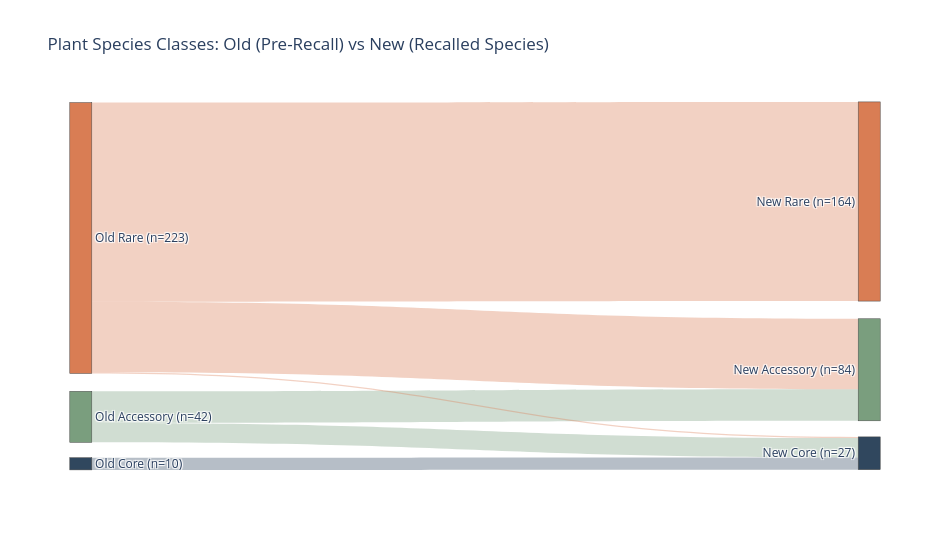

Notebook code cell kept with this figure:
### Code cell
# Sankey of old class -> new class for each old species (same counts as the
# crosstab above, with species not present in the new table dropped)
import plotly.graph_objects as go

sankey_classes = ["Rare", "Accessory", "Core"]
class_colors = {"Rare": "#d97d54", "Accessory": "#7a9e7e", "Core": "#30475e"}


def hex_to_rgba(hex_color, alpha):
    r, g, b = (int(hex_color.lstrip("#")[i : i + 2], 16) for i in (0, 2, 4))
    return f"rgba({r}, {g}, {b}, {alpha})"


class_flow = (
    old_vs_new_class.loc[old_vs_new_class["new_class"] != "Not present"]
    .groupby(["old_class", "new_class"])
    .size()
    .rename("n_species")
    .reset_index()
)

node_labels = [f"Old {c}" for c in sankey_classes] + [
    f"New {c}" for c in sankey_classes
]
node_index = {label: i for i, label in enumerate(node_labels)}
old_totals = class_flow.groupby("old_class")["n_species"].sum()
new_totals = class_flow.groupby("new_class")["n_species"].sum()
node_totals = [old_totals.get(c, 0) for c in sankey_classes] + [
    new_totals.get(c, 0) for c in sankey_classes
]

# Pin nodes top-to-bottom in Rare / Accessory / Core order on each side
node_x, node_y = [], []
gap = 0.04
for totals, x in ((node_totals[:3], 0.001), (node_totals[3:], 0.999)):
    heights = np.array(totals) / sum(totals) * (1 - gap * (len(totals) - 1))
    tops = np.concatenate([[0], np.cumsum(heights + gap)[:-1]])
    node_x += [x] * len(totals)
    node_y += list(tops + heights / 2)

class_sankey = go.Figure(
    go.Sankey(
        arrangement="fixed",
        node=dict(
            label=[f"{label} (n={n})" for label, n in zip(node_labels, node_totals)],
            color=[class_colors[label.split(" ", 1)[1]] for label in node_labels],
            x=node_x,
            y=node_y,
            pad=18,
            thickness=22,
        ),
        link=dict(
            source=[node_index[f"Old {c}"] for c in class_flow["old_class"]],
            target=[node_index[f"New {c}"] for c in class_flow["new_class"]],
            value=class_flow["n_species"].tolist(),
            color=[hex_to_rgba(class_colors[c], 0.35) for c in class_flow["old_class"]],
            label=(
                class_flow["old_class"]
                + " -> "
                + class_flow["new_class"]
                + " | species: "
                + class_flow["n_species"].astype(str)
            ).tolist(),
        ),
    )
)
class_sankey.update_layout(
    title_text="Plant Species Classes: Old (Pre-Recall) vs New (Recalled Species)",
    font_size=12,
    width=950,
    height=550,
)
class_sankey.show()

### Figure 1 — Plotly figure (JSON) as saved in the notebook; plotly's stock layout.template omitted (floating-point values rounded to 4 significant figures)
{"data": [{"arrangement": "fixed", "link": {"color": ["rgba(122, 158, 126, 0.35)", "rgba(122, 158, 126, 0.35)", "rgba(48, 71, 94, 0.35)", "rgba(217, 125, 84, 0.35)", "rgba(217, 125, 84, 0.35)", "rgba(217, 125, 84, 0.35)"], "label": ["Accessory -> Accessory | species: 26", "Accessory -> Core | species: 16", "Core -> Core | species: 10", "Rare -> Accessory | species: 58", "Rare -> Core | species: 1", "Rare -> Rare | species: 164"], "source": [1, 1, 2, 0, 0, 0], "target": [4, 5, 5, 4, 5, 3], "value": [26, 16, 10, 58, 1, 164]}, "node": {"color": ["#d97d54", "#7a9e7e", "#30475e", "#d97d54", "#7a9e7e", "#30475e"], "label": ["Old Rare (n=223)", "Old Accessory (n=42)", "Old Core (n=10)", "New Rare (n=164)", "New Accessory (n=84)", "New Core (n=27)"], "pad": 18, "thickness": 22, "x": [0.001, 0.001, 0.001, 0.999, 0.999, 0.999], "y": [0.373, 0.8563, 0.9833, 0.2743, 0.7292, 0.9548]}, "type": "sankey"}], "layout": {"font": {"size": 12}, "height": 550, "title": {"text": "Plant Species Classes: Old (Pre-Recall) vs New (Recalled Species)"}, "width": 950}}
